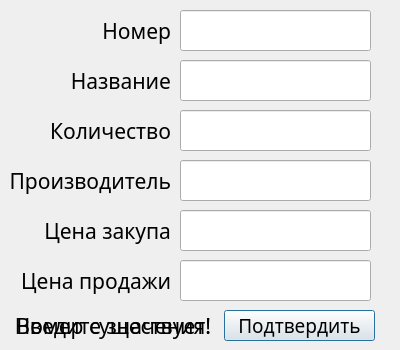
<?xml version="1.0" encoding="UTF-8"?>
<ui version="4.0">
 <class>DialogListAdd</class>
 <widget class="QDialog" name="DialogListAdd">
  <property name="geometry">
   <rect>
    <x>0</x>
    <y>0</y>
    <width>400</width>
    <height>350</height>
   </rect>
  </property>
  <property name="minimumSize">
   <size>
    <width>400</width>
    <height>350</height>
   </size>
  </property>
  <property name="maximumSize">
   <size>
    <width>400</width>
    <height>350</height>
   </size>
  </property>
  <property name="windowTitle">
   <string>Добавление товара в список</string>
  </property>
  <property name="windowIcon">
   <iconset>
    <normaloff>icons/logo.ico</normaloff>icons/logo.ico</iconset>
  </property>
  <widget class="QLabel" name="number_label">
   <property name="geometry">
    <rect>
     <x>30</x>
     <y>10</y>
     <width>141</width>
     <height>41</height>
    </rect>
   </property>
   <property name="font">
    <font>
     <family>Rubik Medium</family>
     <pointsize>16</pointsize>
    </font>
   </property>
   <property name="layoutDirection">
    <enum>Qt::LeftToRight</enum>
   </property>
   <property name="text">
    <string>Номер</string>
   </property>
   <property name="alignment">
    <set>Qt::AlignRight|Qt::AlignTrailing|Qt::AlignVCenter</set>
   </property>
  </widget>
  <widget class="QLabel" name="name_label">
   <property name="geometry">
    <rect>
     <x>30</x>
     <y>60</y>
     <width>141</width>
     <height>41</height>
    </rect>
   </property>
   <property name="font">
    <font>
     <family>Rubik Medium</family>
     <pointsize>16</pointsize>
    </font>
   </property>
   <property name="text">
    <string>Название</string>
   </property>
   <property name="alignment">
    <set>Qt::AlignRight|Qt::AlignTrailing|Qt::AlignVCenter</set>
   </property>
  </widget>
  <widget class="QLabel" name="quantity_label">
   <property name="geometry">
    <rect>
     <x>30</x>
     <y>110</y>
     <width>141</width>
     <height>41</height>
    </rect>
   </property>
   <property name="font">
    <font>
     <family>Rubik Medium</family>
     <pointsize>16</pointsize>
    </font>
   </property>
   <property name="text">
    <string>Количество</string>
   </property>
   <property name="alignment">
    <set>Qt::AlignRight|Qt::AlignTrailing|Qt::AlignVCenter</set>
   </property>
  </widget>
  <widget class="QLabel" name="manufacturer_label">
   <property name="geometry">
    <rect>
     <x>10</x>
     <y>160</y>
     <width>161</width>
     <height>41</height>
    </rect>
   </property>
   <property name="font">
    <font>
     <family>Rubik Medium</family>
     <pointsize>16</pointsize>
    </font>
   </property>
   <property name="text">
    <string>Производитель</string>
   </property>
   <property name="alignment">
    <set>Qt::AlignRight|Qt::AlignTrailing|Qt::AlignVCenter</set>
   </property>
  </widget>
  <widget class="QLabel" name="purchase_price_label">
   <property name="geometry">
    <rect>
     <x>30</x>
     <y>210</y>
     <width>141</width>
     <height>41</height>
    </rect>
   </property>
   <property name="font">
    <font>
     <family>Rubik Medium</family>
     <pointsize>16</pointsize>
    </font>
   </property>
   <property name="text">
    <string>Цена закупа</string>
   </property>
   <property name="alignment">
    <set>Qt::AlignRight|Qt::AlignTrailing|Qt::AlignVCenter</set>
   </property>
  </widget>
  <widget class="QLabel" name="sale_price_label">
   <property name="geometry">
    <rect>
     <x>10</x>
     <y>260</y>
     <width>161</width>
     <height>41</height>
    </rect>
   </property>
   <property name="font">
    <font>
     <family>Rubik Medium</family>
     <pointsize>16</pointsize>
    </font>
   </property>
   <property name="text">
    <string>Цена продажи</string>
   </property>
   <property name="alignment">
    <set>Qt::AlignRight|Qt::AlignTrailing|Qt::AlignVCenter</set>
   </property>
  </widget>
  <widget class="QPushButton" name="btn_list_add1">
   <property name="geometry">
    <rect>
     <x>224</x>
     <y>310</y>
     <width>151</width>
     <height>31</height>
    </rect>
   </property>
   <property name="font">
    <font>
     <family>Rubik Medium</family>
     <pointsize>14</pointsize>
    </font>
   </property>
   <property name="text">
    <string>Подтвердить</string>
   </property>
  </widget>
  <widget class="QLabel" name="warn_label">
   <property name="geometry">
    <rect>
     <x>10</x>
     <y>310</y>
     <width>201</width>
     <height>31</height>
    </rect>
   </property>
   <property name="font">
    <font>
     <family>Rubik Medium</family>
     <pointsize>16</pointsize>
    </font>
   </property>
   <property name="text">
    <string>Введите значения!</string>
   </property>
   <property name="alignment">
    <set>Qt::AlignRight|Qt::AlignTrailing|Qt::AlignVCenter</set>
   </property>
  </widget>
  <widget class="QLineEdit" name="number_text">
   <property name="geometry">
    <rect>
     <x>180</x>
     <y>10</y>
     <width>191</width>
     <height>41</height>
    </rect>
   </property>
   <property name="font">
    <font>
     <family>Rubik Medium</family>
     <pointsize>16</pointsize>
    </font>
   </property>
   <property name="text">
    <string/>
   </property>
  </widget>
  <widget class="QLineEdit" name="name_text">
   <property name="geometry">
    <rect>
     <x>180</x>
     <y>60</y>
     <width>191</width>
     <height>41</height>
    </rect>
   </property>
   <property name="font">
    <font>
     <family>Rubik Medium</family>
     <pointsize>16</pointsize>
    </font>
   </property>
   <property name="text">
    <string/>
   </property>
  </widget>
  <widget class="QLineEdit" name="quantity_text">
   <property name="geometry">
    <rect>
     <x>180</x>
     <y>110</y>
     <width>191</width>
     <height>41</height>
    </rect>
   </property>
   <property name="font">
    <font>
     <family>Rubik Medium</family>
     <pointsize>16</pointsize>
    </font>
   </property>
   <property name="text">
    <string/>
   </property>
  </widget>
  <widget class="QLineEdit" name="manufacturer_text">
   <property name="geometry">
    <rect>
     <x>180</x>
     <y>160</y>
     <width>191</width>
     <height>41</height>
    </rect>
   </property>
   <property name="font">
    <font>
     <family>Rubik Medium</family>
     <pointsize>16</pointsize>
    </font>
   </property>
   <property name="text">
    <string/>
   </property>
  </widget>
  <widget class="QLineEdit" name="purchase_price_text">
   <property name="geometry">
    <rect>
     <x>180</x>
     <y>210</y>
     <width>191</width>
     <height>41</height>
    </rect>
   </property>
   <property name="font">
    <font>
     <family>Rubik Medium</family>
     <pointsize>16</pointsize>
    </font>
   </property>
   <property name="text">
    <string/>
   </property>
  </widget>
  <widget class="QLineEdit" name="sale_price_text">
   <property name="geometry">
    <rect>
     <x>180</x>
     <y>260</y>
     <width>191</width>
     <height>41</height>
    </rect>
   </property>
   <property name="font">
    <font>
     <family>Rubik Medium</family>
     <pointsize>16</pointsize>
    </font>
   </property>
   <property name="text">
    <string/>
   </property>
  </widget>
  <widget class="QLabel" name="warn_label2">
   <property name="geometry">
    <rect>
     <x>10</x>
     <y>310</y>
     <width>201</width>
     <height>31</height>
    </rect>
   </property>
   <property name="font">
    <font>
     <family>Rubik Medium</family>
     <pointsize>16</pointsize>
    </font>
   </property>
   <property name="text">
    <string>Номер существует!</string>
   </property>
   <property name="alignment">
    <set>Qt::AlignRight|Qt::AlignTrailing|Qt::AlignVCenter</set>
   </property>
  </widget>
 </widget>
 <resources/>
 <connections/>
</ui>
